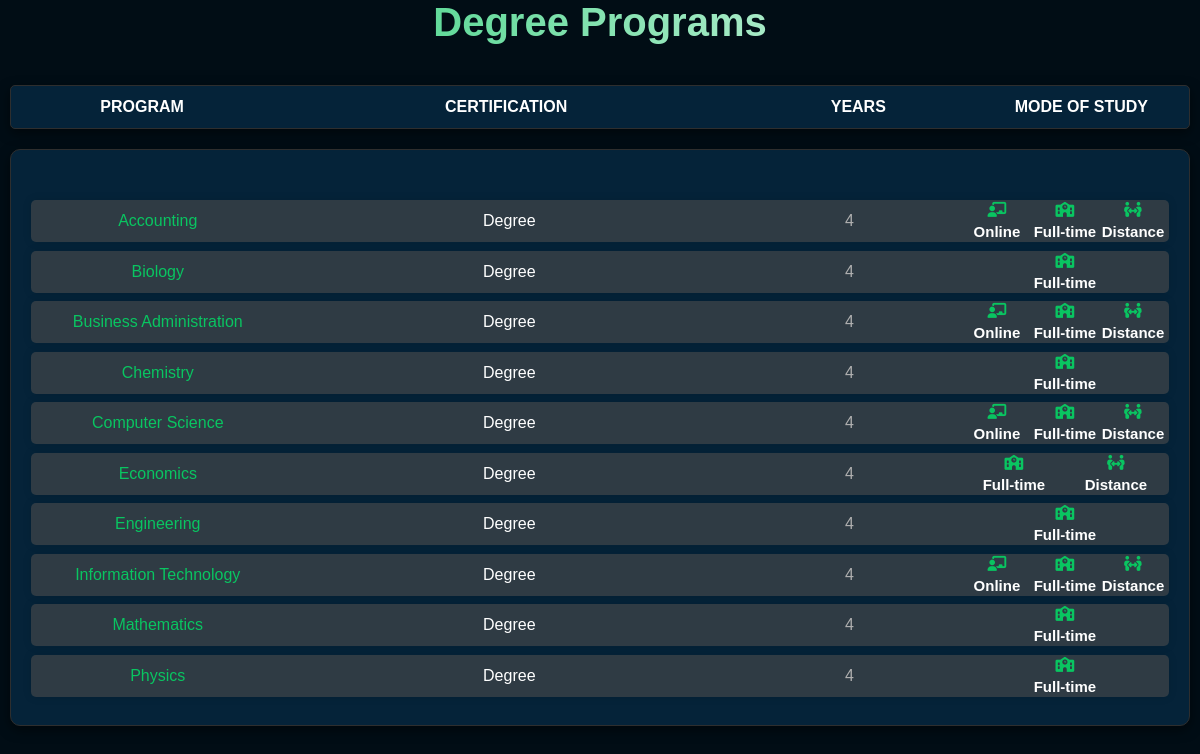
Page /degreeprograms.php on the committed database.
### tables this page shows
CREATE TABLE `allprograms` (
  `allprograms_id` int(11) NOT NULL AUTO_INCREMENT,
  `program_id` int(11) DEFAULT NULL,
  `certification_id` int(11) DEFAULT NULL,
  `years_of_study_id` int(11) DEFAULT NULL,
  `mood_id` int(11) DEFAULT NULL,
  PRIMARY KEY (`allprograms_id`),
  KEY `certification_id` (`certification_id`),
  KEY `program_id` (`program_id`),
  KEY `years_of_study_id` (`years_of_study_id`),
  KEY `mood_id` (`mood_id`),
  CONSTRAINT `allprograms_ibfk_1` FOREIGN KEY (`certification_id`) REFERENCES `certifications` (`certification_id`),
  CONSTRAINT `allprograms_ibfk_2` FOREIGN KEY (`program_id`) REFERENCES `programs` (`program_id`),
  CONSTRAINT `allprograms_ibfk_3` FOREIGN KEY (`years_of_study_id`) REFERENCES `years_of_study` (`years_of_study_id`),
  CONSTRAINT `allprograms_ibfk_4` FOREIGN KEY (`mood_id`) REFERENCES `mood_of_study` (`mood_id`)
);

CREATE TABLE `programs` (
  `program_id` int(11) NOT NULL AUTO_INCREMENT,
  `program_name` varchar(255) DEFAULT NULL,
  `department_id` int(11) DEFAULT NULL,
  PRIMARY KEY (`program_id`),
  KEY `department_id` (`department_id`),
  CONSTRAINT `programs_ibfk_1` FOREIGN KEY (`department_id`) REFERENCES `departments` (`department_id`)
);

CREATE TABLE `years_of_study` (
  `years_of_study_id` int(11) NOT NULL AUTO_INCREMENT,
  `year_number` int(11) NOT NULL CHECK (`year_number` in (1,2,3,4,5,6,7,8,9,10)),
  PRIMARY KEY (`years_of_study_id`)
);

### degreeprograms.php (the view, shortened to what this page needs)
<?php
$servername = "localhost";
$username = "root";
$password = "";
$dbname = "woods";
$conn = new mysqli($servername, $username, $password, $dbname);
$allprograms = "SELECT
  programs.program_name,
  GROUP_CONCAT(DISTINCT certifications.certification_name ORDER BY certifications.certification_name) AS certifications,
  years_of_study.year_number,
  mood_of_study.mood_name,
  allprograms.allprograms_id
FROM
  allprograms
JOIN
  programs ON allprograms.program_id = programs.program_id
JOIN
  certifications ON allprograms.certification_id = certifications.certification_id
JOIN
  years_of_study ON allprograms.years_of_study_id = years_of_study.years_of_study_id
JOIN
  mood_of_study ON allprograms.mood_id = mood_of_study.mood_id
WHERE
  certifications.certification_name = 'Degree'
GROUP BY
  programs.program_name,
  years_of_study.year_number,
  mood_of_study.mood_name,
  allprograms.allprograms_id
ORDER BY
  programs.program_name;
 ";
$result = $conn->query($allprograms);
?>
<!DOCTYPE html>
<html lang="en">
<head>
   <link rel="stylesheet" href="Resources/programsview.css?v=<?php echo time(); ?>">
   <link rel="stylesheet" href="Resources/fontawesome/css/solid.css">
   <link rel="stylesheet" href="Resources/fontawesome/webfonts/fa-solid-900.woff2">
   <link rel="stylesheet" href="Resources/fontawesome/css/all.css">
   <link rel="stylesheet" href="Resources/fontawesome/css/brands.css">
   <link rel="stylesheet" href="Resources/fontawesome/css/fontawesome.css">
   <link href="Resources/fontawesome/css/solid.css" rel="stylesheet" />
</head>
<body>
    <main>
        <div class="head">
            <h1>Degree Programs</h1>
        </div>
        <section class="container">
            <ul class="program-list program">
                <li class="titles">
                    <div class="p_name1">Program</div>
                    <div class="certification">Certification</div>
                    <div class="p_duration1">Years</div>
                    <div class="study_mood1">Mode of Study</div>
                </li>
            </ul>
<section class="edditing_part">
<div class="edditing_section">
            <ul class="program-list program">
                <?php
                if ($result->num_rows > 0) {
                    while($row = $result->fetch_assoc()) {
                        echo "<li>";
                        echo "<div class='program-name'>" . $row["program_name"] . "</div>";
                        echo "<div class='certification'>" . $row["certifications"] . "</div>";
                        echo "<div class='p_duration'>" . $row["year_number"] . "</div>";
                        echo "<div class='study_mood'>";
                        if ($row["mood_name"] == "Online") {
                            echo "<div class='online'>";
                            echo "<i class='fas fa-chalkboard-teacher'></i> ";
                            echo "Online ";
                            echo "</div>";
                        } elseif ($row["mood_name"] == "Full-time") {
                            echo "<div class='fulltime'>";
                            echo "<i class='fas fa-school'></i> ";
                            echo "Full-time ";
                            echo "</div>";
                        } elseif ($row["mood_name"] == "Distance") {
                            echo "<div class='distance'>";
                            echo "<i class='fa-solid fa-people-arrows'></i> ";
                            echo "Distance ";
                            echo "</div>";
                        } elseif ($row["mood_name"] == "All") {
                            echo "<div class='online'>";
                            echo "<i class='fas fa-chalkboard-teacher'></i> ";
                            echo "Online ";
                            echo "</div>";
                            echo "<div class='fulltime'>";
                            echo "<i class='fas fa-school'></i> ";
                            echo "Full-time ";
                            echo "</div>";
                            echo "<div class='distance'>";
                            echo "<i class='fa-solid fa-people-arrows'></i> ";
                            echo "Distance ";
                            echo "</div>";
                        } elseif ($row["mood_name"] == "Full-time and Distance") {
                            echo "<div class='fulltime'>";
                            echo "<i class='fas fa-school'></i> ";
                            echo "Full-time ";
                            echo "</div>";
                            echo "<div class='distance'>";
                            echo "<i class='fa-solid fa-people-arrows'></i> ";
                            echo "Distance ";
                            echo "</div>";
                        } else  {
                            echo "<div class='distance'>";
                            echo "<i class='fas fa-question'></i> ";
                            echo "</div>";
                        }
                        echo "</div>";
                        echo "</li>";
                    }
                } else {
                    echo "<li>No results found</li>";
                }
                ?>
            </ul>
</div>
</section>
        </section>
    </main>
</body>
</html>

### Resources/programsview.css (style rules this page uses)
* { margin: 0; padding: 0; box-sizing: border-box; }
body { background: #010d15; font-family: Arial, sans-serif; }
.head { text-align: center; align-content: center; }
.head h1 { font-size: 40px; font-weight: 800; color: #09c561; }
.head h1 { background: linear-gradient(90deg, #09c561, #ffffff, #09c561, #ffffff); background-size: 300%; -webkit-background-clip: text; -webkit-text-fill-color: transparent; animation: colorFlow 2s linear infinite; }
.edditing_part { width: 100%; margin: 20px auto; display: flex; flex-direction: column; gap: 20px; }
.edditing_section { background-color: #052339; border: 1px solid #2e2e2e; border-radius: 10px; padding: 20px; box-shadow: 0 4px 12px rgba(0, 0, 0, 0.5); }
.container { max-width: 1200px; margin: 0 auto; padding: 10px; }
.program-list { list-style-type: none; padding: 0; }
.program { margin-top: 30px; color: #ffffff; }
.program-list li { background-color: #4d4d4d96; color: #b0b0b0; margin: 8.5px 0; padding: 2px; border-radius: 5px; box-shadow: 0 0 10px rgba(0, 0, 0, 0.1); display: flex; flex-direction: row; overflow-wrap: inherit; }
.program-list li i { font-size: 15px; color: #09c561; }
.program-list .titles { color: #ffffff; font-weight: 800; text-transform: uppercase; background-color: #052339; border: 1px solid #2e2e2e; box-shadow: 0 4px 12px rgba(0, 0, 0, 0.5); }
.p_name1 { flex: 1 1 21%; padding: 10px; text-align: center; align-content: center; }
.p_duration1 { width: 20%; text-align: center; align-content: center; }
.program li .study_mood1 { width: 18%; text-align: center; align-content: center; }
.program-name { flex: 1 1 20%; padding: 10px; text-align: center; align-content: center; color: #09c561; }
.program li .certification { width: 40%; text-align: center; align-content: center; color: #ffffff; }
.p_duration { width: 20%; text-align: center; align-content: center; color: #b0b0b0; }
.program li .study_mood { width: 18%; display: flex; flex-direction: row; text-align: center; align-content: center; }
.online, .fulltime, .distance { width: 100%; height: 100%; margin: auto; display: flex; flex-direction: column; font-size: 15px; font-weight: 600; justify-content: space-between; align-content: center; text-align: center; color: #ffffff; }

### rows in the picture
allprograms: program.program_name "Accounting", certifications "Degree", years_of_study.year_number "4", shows "Online"
allprograms: program.program_name "Biology", certifications "Degree", years_of_study.year_number "4", shows "Full-time"
allprograms: program.program_name "Business Administration", certifications "Degree", years_of_study.year_number "4", shows "Online"
allprograms: program.program_name "Chemistry", certifications "Degree", years_of_study.year_number "4", shows "Full-time"
allprograms: program.program_name "Computer Science", certifications "Degree", years_of_study.year_number "4", shows "Online"
allprograms: program.program_name "Economics", certifications "Degree", years_of_study.year_number "4", shows "Full-time"
allprograms: program.program_name "Engineering", certifications "Degree", years_of_study.year_number "4", shows "Full-time"
allprograms: program.program_name "Information Technology", certifications "Degree", years_of_study.year_number "4", shows "Online"
allprograms: program.program_name "Mathematics", certifications "Degree", years_of_study.year_number "4", shows "Full-time"
allprograms: program.program_name "Physics", certifications "Degree", years_of_study.year_number "4", shows "Full-time"
